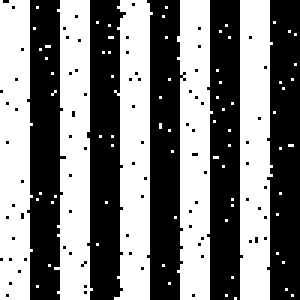
#> input picture Exercícios Aula20/ronchi_sp.bmp, 100 x 100 px (shown 3 times larger)
$ python visao.py
#> lines starting #> are read from the running program, lines starting #| are printed output that depends on the picture; after the words box and inside, x2 and y2 are one past the last pixel; in counts of white or black regions, pixels touching at a corner belong together
import cv2
import matplotlib.pyplot as plt

img = cv2.imread("ronchi_sp.bmp", cv2.IMREAD_GRAYSCALE)
#> img: shape (100, 100); 49.9% white; 75 white regions (70 under 20 px), largest, box (x1, y1, x2, y2) and area: (80, 0, 91, 100) 986, (38, 0, 51, 100) 985, (18, 0, 31, 100) 981, (0, 0, 11, 100) 980, (59, 0, 71, 100) 979

# [5 lines of commented-out code are left out]

img_out = cv2.medianBlur(img, 5)
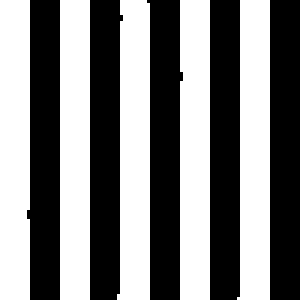
#> img_out: shape (100, 100) (shown 3 times larger); 49.9% white; 5 white regions, box (x1, y1, x2, y2) and area: (79, 0, 90, 100) 1001, (20, 0, 30, 100) 1000, (39, 0, 50, 100) 999, (0, 0, 10, 100) 997, (60, 0, 70, 100) 997
cv2.imwrite('img_out.bmp', img_out)

img = cv2.equalizeHist(img)

hist = cv2.calcHist([img], [0], None, [256], [0,256])
#> hist = 256 values, max 5013 at index 0, min 0 at index 1, mean 39.06

plt.plot(hist)
plt.show()
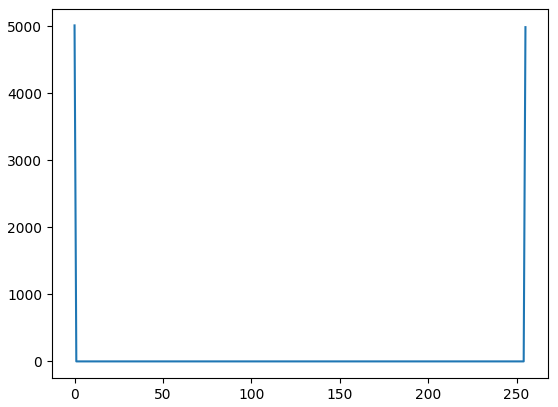
#> figure drawn by matplotlib, 1 panel; curve peaks at x = 0, y = 5013

cv2.imshow('Imagem', img)
cv2.waitKey(0)
cv2.destroyAllWindows()
